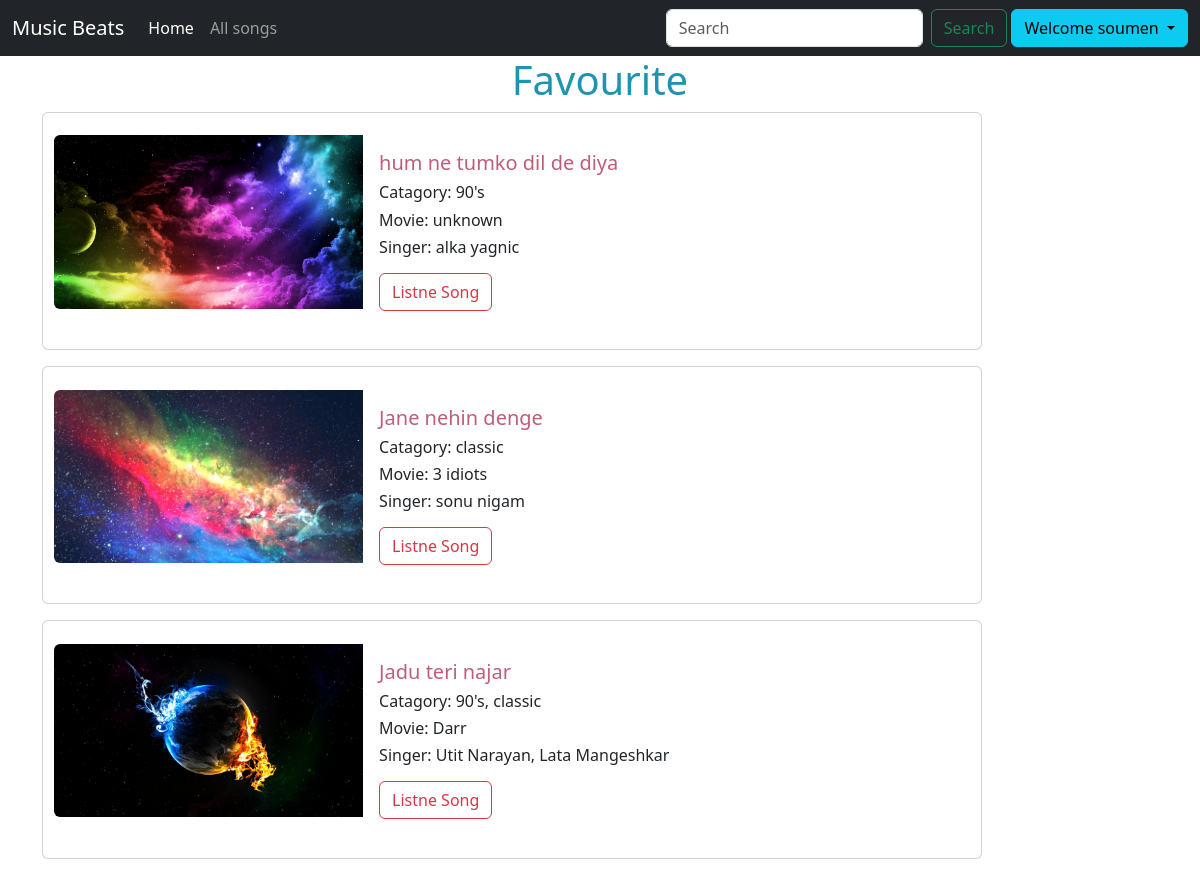
/songs/favourite/ (signed in), run on an earlier commit of the app's database.
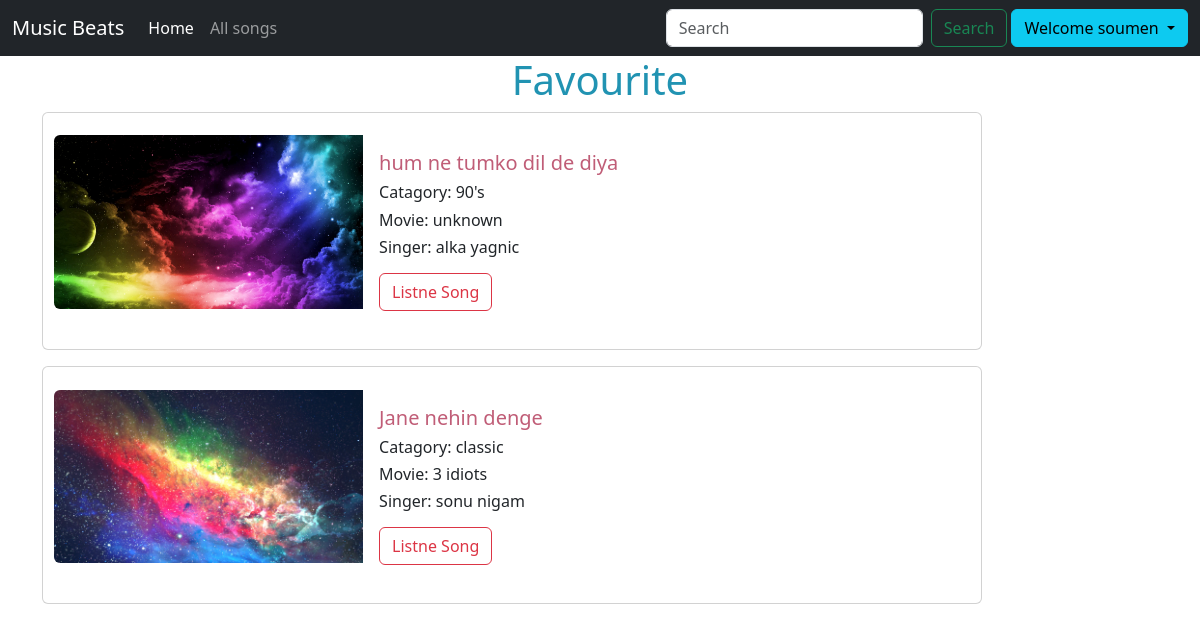
And on a later commit of the database.
### musicbeats/models.py (models this page shows, shortened)
class Favourite(models.Model):
    Favourite_id = models.AutoField(primary_key=True)
    user = models.ForeignKey(User, on_delete=models.CASCADE, default='')
    song = models.ForeignKey(Song, on_delete=models.CASCADE, default='')

class Song(models.Model):
    song_id=models.AutoField(primary_key=True)
    name=models.CharField(max_length=2000)
    singer=models.CharField(max_length=2000)
    tags= models.CharField(max_length=100)
    image= models.ImageField(upload_to="Documents/images")
    song= models.FileField(upload_to="Documents/songs")
    movie=models.CharField( max_length=100, default='unknown')
    credit=models.CharField( max_length=5000, default='No one')

### musicbeats/views.py (the view)
# urls.py: path('songs/favourite/', views.favourite, name='fav'),
@login_required(login_url='login')
def favourite(request):
    context={}
    favourite_obj=Favourite.objects.filter(user=request.user).all()
    context['fav_objs']=favourite_obj
    return render(request, 'favourite.html', context)

### musicbeats/templates/favourite.html (shortened to what this page needs)
{% extends "base.html" %}
{% load static %}
{% block content %}
    <h1 style="color:#2193b2;" class="text-center">Favourite</h1>
    <div class="container" >
        {% for fav_obj in fav_objs reversed %}
        <div class="card mb-3" style="max-width: 940px; padding-top:2%; padding-bottom:2%; padding-left:1%">
            <div class="row g-0">
            <div class="col-md-4">
                <img src="{% static fav_obj.song.image %}" class="img-fluid rounded-start" alt="...">
            </div>
            <div class="col-md-8">
                <div class="card-body">
                    <h5 class="card-title" style="color:#c05d77">{{fav_obj.song.name}}</h5>
                    <h6>Catagory: {{fav_obj.song.tags}}</h6>
                    <h6>Movie: {{fav_obj.song.movie}}</h6>
                    <h6>Singer: {{fav_obj.song.singer}}</h6>
                    <a href="{% url "listne_song" fav_obj.song.song_id %}"><button class="btn btn-outline-danger">Listne Song</button></a>
                </div>
            </div>
            </div>
        </div>
        {% endfor %}
    </div>
{% endblock content %}

### musicbeats/templates/base.html (shortened to what this page needs)
{% load static %}
<!DOCTYPE html>
<html lang="en">
<head>
    <link href="https://cdn.jsdelivr.net/npm/bootstrap@5.3.2/dist/css/bootstrap.min.css" rel="stylesheet">
    <link rel="stylesheet" href="{% static "css/style.css" %}">
</head>
<body>
    <nav class="navbar navbar-expand-lg navbar-dark bg-dark sticky-top" >
        <div class="container-fluid">
          <a class="navbar-brand" href="{% url "home" %}">Music Beats</a>
          <div class="collapse navbar-collapse" id="navbarSupportedContent">
            <ul class="navbar-nav me-auto mb-2 mb-lg-0">
              <li class="nav-item">
                <a class="nav-link active" aria-current="page" href="{% url "home" %}">Home</a>
              </li>
              <li class="nav-item">
                <a class="nav-link" href="{% url "songs" %}">All songs</a>
              </li>
            </ul>
            <form class="d-flex" role="search" method='get' action="{% url "search" %}">
                <input class="form-control me-2" name="search-field" type="search" placeholder="Search" aria-label="Search">
                <button class="btn btn-outline-success" type="submit">Search</button>
            </form>
            {% if user.is_authenticated %}
                    <div class="btn-group ms-1">
                        <button type="button" class="btn btn-info dropdown-toggle" data-bs-toggle="dropdown" aria-expanded="false">
                        Welcome {{request.user}}
                        </button>
                    </div>
            {% endif %}
          </div>
        </div>
    </nav>
    {% block content %}
    {% endblock content %}
</body>
</html>

What changed in the data, as far as the page shows it:
removed Favourite: song.image (picture), song.name "Jadu teri najar", song.tags "90's, classic", song.movie "Darr", song.singer "Utit Narayan, Lata Mangeshkar"
